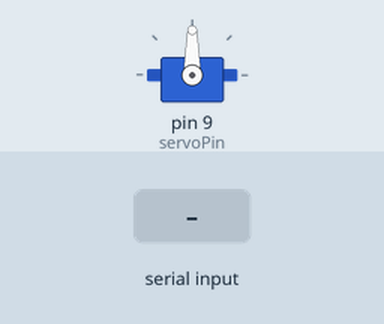
This sketch was run on a simulated Arduino Uno, built with avr-gcc and run on an emulated ATmega328P. Parts: servo. The inputs (shaded band) are chosen by the test bench.

Above: at 1.2 s.
1.3 s: "1\n" received over Serial
At 1.7 s:
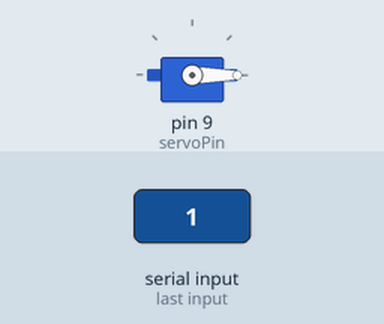
2.8 s: "2\n" received over Serial
At 4.0 s:
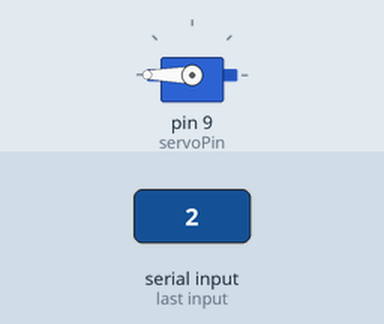
Timing chart, 0 to 5.8 s (numbered marks = the images above; inputs shaded):
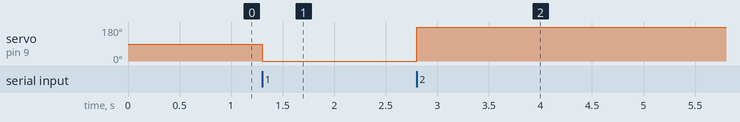

The sketch:

servo.ino
```cpp
// Include the Servo library
#include <Servo.h>
// Declare the Servo pin
int servoPin = 9;
int vddPin=13;
// Create a servo object
Servo Servo1;
void setup() {
  Serial.begin(115200);
   // We need to attach the servo to the used pin number
   Servo1.attach(servoPin);
   digitalWrite(vddPin,HIGH);
}
void loop(){
  /*Servo1.write(0);
  delay(1000);
  Servo1.write(180);
  delay(1000);*/
  while (Serial.available()) {
    byte serial_read=Serial.parseInt();
    if(serial_read==1){
      Servo1.write(0);
      delay(1000);
    }
    if(serial_read==2){
      Servo1.write(180);
      delay(1000);
    }
  }
}  
```

Measured:
- after the input at 1.3 s, servo on pin 9 (servoPin): 90° → 0° at once
- after the input at 2.8 s, servo on pin 9 (servoPin): 0° → 180° at once
